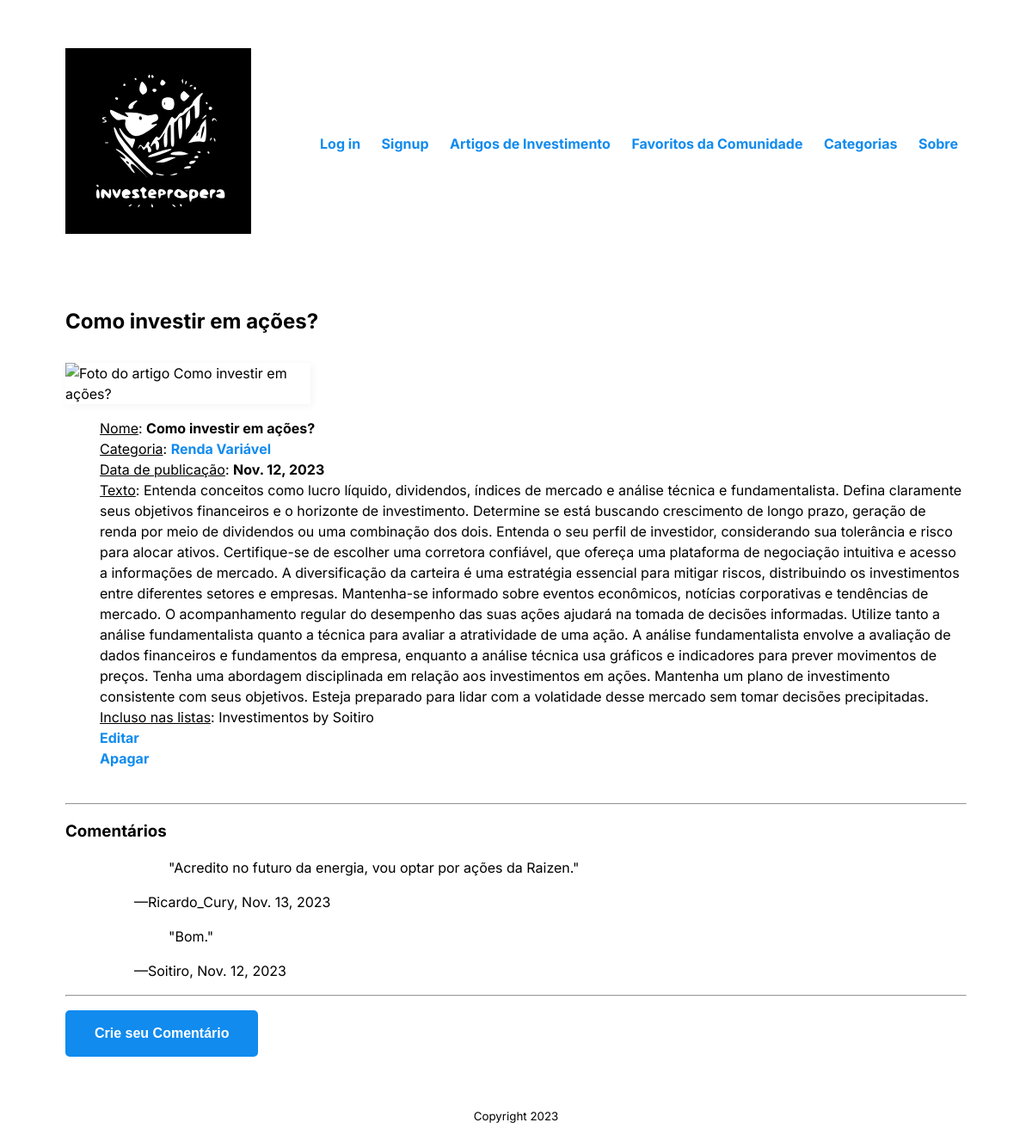
The app's page /investments/2/ with its own data.
### investments/models.py (models this page shows, shortened)
class Investment(models.Model):
    name = models.CharField(max_length=255)
    categoria = models.CharField(max_length=255)
    image_url = models.URLField(max_length=200, null=True)
    texto = models.CharField(max_length=3000, null=True)
    data = models.DateField(auto_now_add=True)

class List(models.Model):
    author = models.ForeignKey(settings.AUTH_USER_MODEL, on_delete=models.CASCADE)
    name = models.CharField(max_length=255)
    investments = models.ManyToManyField(Investment)
    def __str__(self):
        return f"{self.name} by {self.author}"

class Comentario(models.Model):
    author = models.ForeignKey(settings.AUTH_USER_MODEL, on_delete=models.CASCADE)
    text = models.CharField(max_length=255)
    likes = models.IntegerField(default=0)
    data = models.DateField(auto_now_add=True)
    investment = models.ForeignKey(Investment, on_delete=models.CASCADE)

### investments/views.py (the view)
# urls.py: path("<int:investment_id>/", views.detail_investment, name="detail"),
def detail_investment(request, investment_id):
    investment = get_object_or_404(Investment, pk=investment_id)
    if 'last_viewed' not in request.session:
        request.session['last_viewed'] = []
    request.session['last_viewed'] = [investment_id
                                      ] + request.session['last_viewed']
    if len(request.session['last_viewed']) > 5:
        request.session['last_viewed'] = request.session['last_viewed'][:-1]
    context = {'investment': investment}
    return render(request, 'investments/detail.html', context)

### investments/templates/investments/detail.html (shortened to what this page needs)
{% extends 'base.html' %}
{% block content %}
    <h2>{{ investment.name }}</h2>
    <section class="dados-de-investment">
        <img src="{{ investment.image_url }}" alt="Foto do artigo {{ investment.name }}">
        <ul>
            <li><u>Nome</u>: <strong>{{ investment.name }}</strong></li>
            <li><u>Categoria</u>: <strong><a href="{% url 'investments:posts_por_categoria' categoria=investment.categoria %}">{{ investment.categoria }}</a></strong></li>
            <li><u>Data de publicação</u>: <strong>{{investment.data}}</strong></li>
            <li><u>Texto</u>: {{ investment.texto }}</li>
            {% if investment.list_set.all %}<li><u>Incluso nas listas</u>: {{ investment.list_set.all|join:", " }}</li>{% endif %}
            <li>
                <a href="{% url 'investments:update' investment.id %}">Editar</a>
            </li>
            <li>
                <a href="{% url 'investments:delete' investment.id %}">Apagar</a>
            </li>
        </ul>
    </section>
    <hr>
    <section>
        <header>
            <h3>Comentários</h3>
        </header>
        <ul>
            {% if investment.comentario_set.all %}
                {% for comentario in investment.comentario_set.all|dictsortreversed:"id" %}
                    <figure>
                        <blockquote>
                            "{{ comentario.text }}"
                        </blockquote>
                        <figcaption>—{{ comentario.author }}, {{comentario.data}}</figcaption>
                    </figure>
                {% endfor %}
            {% else %}
                <p>Ainda não existe nenhum comentário para este artigo.</p>
            {% endif %}
        </ul>
        <hr>
        <a href="{% url 'investments:comentario' investment.pk %}">
            <button>Crie seu Comentário</button>
        </a>
    </section>
{% endblock content %}

### templates/base.html (shortened to what this page needs)
{% load static %}
<!DOCTYPE html>
<html lang="en">
<head>
    <link rel="stylesheet" type="text/css" href="{% static 'style.css' %}">
</head>
<body>
    <header id="cabecalho-principal">
        <a href="{% url 'index' %}"> <img src="{% static 'logo.svg' %}"> </a>
        <nav id="navegacao-principal">
            <ul>
                {% if user.is_authenticated %}
                    <li> Logado com {{ user.username }} </li>
                    <li><a href="{% url 'logout' %}">Log out</a></li>
                {% else %}
                    <li><a href="{% url 'login' %}">Log in</a></li>
                {% endif %}
                {% if not user.is_authenticated %}
                <li><a href="{% url 'signup' %}">Signup</a></li>
                {% endif %}
                <li><a href="{% url 'investments:index' %}">Artigos de Investimento</a></li>
                <li><a href="{% url 'investments:lists' %}">Favoritos da Comunidade</a></li>
                <li><a href="{% url 'investments:categorias' %}">Categorias</a></li>
                <li><a href="{% url 'about' %}">Sobre</a></li>
            </ul>
        </nav>
    </header>
    <main id="conteiner-principal">
        {% block content %}
        {% endblock content %}
    </main>
    <footer id="rodape-principal">
        <p>
            <small>Copyright 2023</small>
        </p>
    </footer>
</body>
</html>

### static/style.css (style rules this page uses)
:root { --primary-color: #000000; --secondary-color: #118bee; --tertiary-color: #f44d27; --secondary-color-light: #30b2ff; --tertiary-color-light: #ff6d28; --bg-color: #fff; --secondary-bg-color: #e9e9e9; --color-shadow: #f4f4f4; font-family: Inter, sans-serif; font-size: 16px; line-height: 1.5em; }
* { box-sizing: border-box; }
html, body { height: 100%; }
header#cabecalho-principal { margin: 0 auto; width: 100%; max-width: 1080px; padding: 3rem 1rem; display: flex; justify-content: space-between; align-items: center; }
li a { color: var(--secondary-color); font-weight: bold; text-decoration: none; }
body { display: flex; flex-direction: column; }
nav#navegacao-principal li { display: inline-block; padding: 10px; }
main#conteiner-principal { margin: 0 auto; width: 100%; max-width: 1080px; padding: 1rem 1rem; flex-grow: 1; }
footer#rodape-principal { display: flex; flex-direction: column; justify-content: center; align-items: center; padding: 1rem 1rem; }
a { color: var(--secondary-color); text-decoration: none; }
.dados-de-investment { width: 100%; display: flex; flex-wrap: wrap; justify-content: left; padding: 1rem 0; }
.dados-de-investment img { width: 285px; box-shadow: 2px 2px 10px var(--color-shadow); }
.dados-de-investment ul { list-style-type: none; }
button { background-color: var(--secondary-color); border: 2px solid var(--secondary-color); color: var(--bg-color); border-radius: 5px; display: inline-block; font-size: medium; font-weight: bold; margin: 0.5rem 0; padding: 1rem 2rem; }

### records on screen
Investment: name "Como investir em ações?", categoria "Renda Variável", data "Nov. 12, 2023", texto "Entenda conceitos como lucro líquido, dividendos, índices de mercado e análise técnica e fundamentalista. Defina claramente seus objetivos financeiros e o horizonte de investimento. Determine se está buscando crescimento de longo prazo, geração de renda por meio de dividendos ou uma combinação dos dois. Entenda o seu perfil de investidor, considerando sua tolerância e risco para alocar ativos. Certifique-se de escolher uma corretora confiável, que ofereça uma plataforma de negociação intuitiva e acesso a informações de mercado. A diversificação da carteira é uma estratégia essencial para mitigar riscos, distribuindo os investimentos entre diferentes setores e empresas. Mantenha-se informado…", list_set.all "Investimentos by Soitiro"
Comentario: text "Acredito no futuro da energia, vou optar por ações da Raizen.", author "Ricardo_Cury", data "Nov. 13, 2023"
Comentario: text "Bom.", author "Soitiro", data "Nov. 12, 2023"
